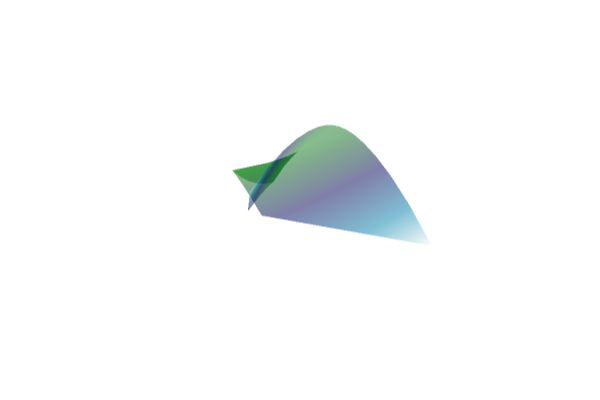

The notebook cell saved with this chart:
### Markdown cell above
Introduce the desired parameters. Don't forget to use `st` or nothing will show up!

### Code cell
plot3d(swallowtail(xx, yy),
    st = :surface,               # solid surface (not mesh)
    c = reverse(                 # reverse gradient
    cgrad(:ocean,alpha=.5)       # gradient with opacity (alpha) set to 50%
    ),
    legend = false,              # no gradient sidebar
    axis = nothing,              # no axes
    border = :none)              # no borders

### Figure 1 — Plotly figure (JSON) as saved in the notebook; plotly's stock layout.template omitted (floating-point values rounded to 4 significant figures; data arrays with more than 128 entries replaced by an {"elided": "..."} marker saying what was removed)
{"data": [{"colorbar": {"title": ""}, "colorscale": {"elided": "100x2 mixed values"}, "hoverinfo": "none", "name": "y1", "opacity": null, "scene": "scene", "showlegend": false, "showscale": false, "type": "surface", "x": {"elided": "16x21 float values"}, "xaxis": "x", "y": {"elided": "16x21 float values"}, "yaxis": "y", "z": {"elided": "16x21 float values"}, "zaxis": "z", "zmax": 0.07948, "zmin": -1.512}], "layout": {"annotations": [], "height": 400, "margin": {"b": 20, "l": 0, "r": 0, "t": 20}, "paper_bgcolor": "rgba(255, 255, 255, 1.000)", "plot_bgcolor": "rgba(255, 255, 255, 1.000)", "scene": {"camera": {"eye": {"x": 1.126, "y": -1.95, "z": 1.3}}, "domain": {"x": [0.006562, 0.9934], "y": [0.009843, 0.9902]}, "xaxis": {"gridcolor": "rgba(0, 0, 0, 0.100)", "gridwidth": 0.5, "linecolor": "rgba(0, 0, 0, 1.000)", "mirror": false, "range": [-1.594, 1.594], "showgrid": true, "showline": false, "showticklabels": true, "tickangle": 0, "tickcolor": "rgb(0, 0, 0)", "tickfont": {"color": "rgba(0, 0, 0, 1.000)", "family": "sans-serif", "size": 11}, "tickmode": "array", "ticks": "inside", "ticktext": [], "tickvals": [], "title": "", "titlefont": {"color": "rgba(0, 0, 0, 1.000)", "family": "sans-serif", "size": 15}, "type": "-", "visible": false, "zeroline": false, "zerolinecolor": "rgba(0, 0, 0, 1.000)"}, "yaxis": {"gridcolor": "rgba(0, 0, 0, 0.100)", "gridwidth": 0.5, "linecolor": "rgba(0, 0, 0, 1.000)", "mirror": false, "range": [-1, 1], "showgrid": true, "showline": false, "showticklabels": true, "tickangle": 0, "tickcolor": "rgb(0, 0, 0)", "tickfont": {"color": "rgba(0, 0, 0, 1.000)", "family": "sans-serif", "size": 11}, "tickmode": "array", "ticks": "inside", "ticktext": [], "tickvals": [], "title": "", "titlefont": {"color": "rgba(0, 0, 0, 1.000)", "family": "sans-serif", "size": 15}, "type": "-", "visible": false, "zeroline": false, "zerolinecolor": "rgba(0, 0, 0, 1.000)"}, "zaxis": {"gridcolor": "rgba(0, 0, 0, 0.100)", "gridwidth": 0.5, "linecolor": "rgba(0, 0, 0, 1.000)", "mirror": false, "range": [-1.512, 0.07948], "showgrid": true, "showline": false, "showticklabels": true, "tickangle": 0, "tickcolor": "rgb(0, 0, 0)", "tickfont": {"color": "rgba(0, 0, 0, 1.000)", "family": "sans-serif", "size": 11}, "tickmode": "array", "ticks": "inside", "ticktext": [], "tickvals": [], "title": "", "titlefont": {"color": "rgba(0, 0, 0, 1.000)", "family": "sans-serif", "size": 15}, "type": "-", "visible": false, "zeroline": false, "zerolinecolor": "rgba(0, 0, 0, 1.000)"}}, "showlegend": false, "width": 600}}
